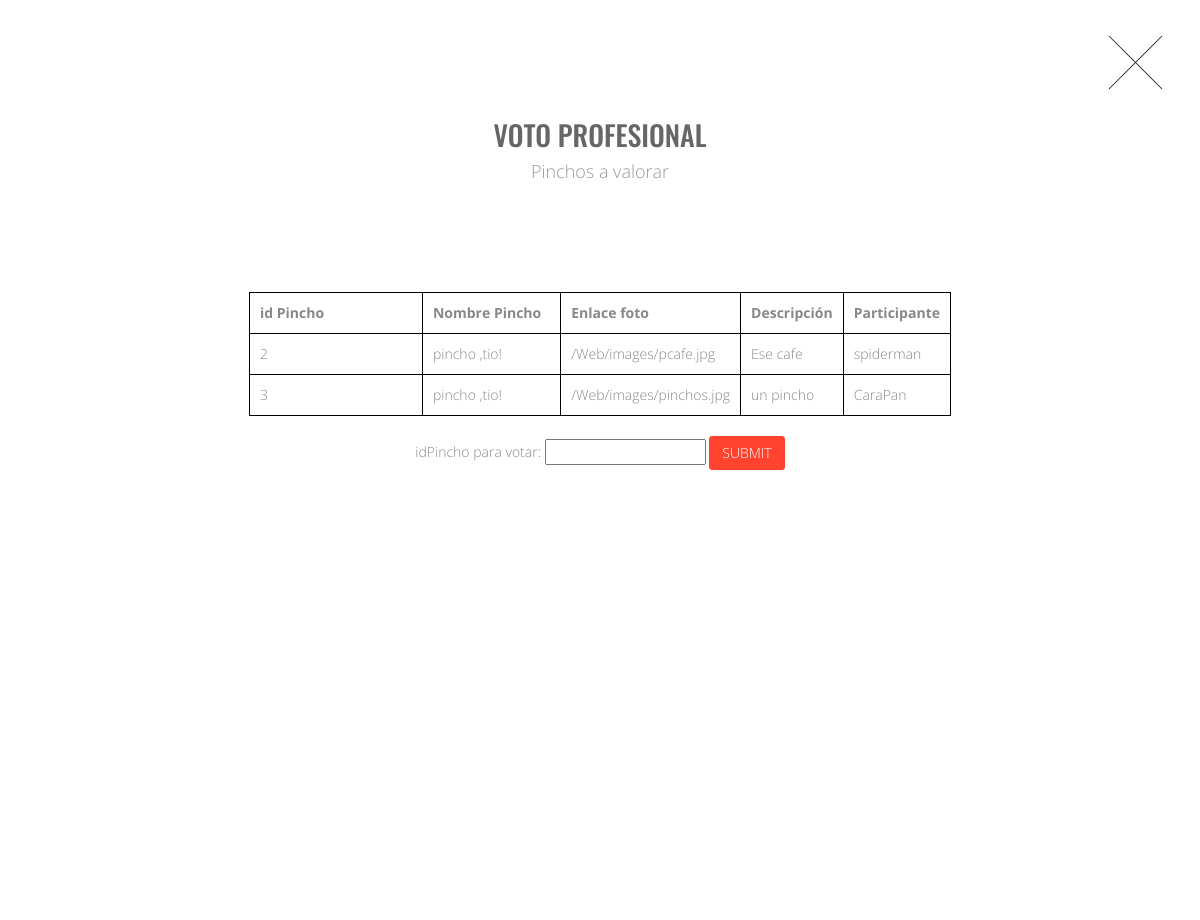
Screenshot of /view/votoPRO/votoProfesional.php (signed in) with the database file from the repository.
### tables this page shows
CREATE TABLE `pincho` (
  `idPincho` int(11) NOT NULL,
  `precioPIN` varchar(45) DEFAULT NULL,
  `fotoPIN` varchar(45) DEFAULT NULL,
  `descripcionPIN` varchar(45) DEFAULT NULL,
  `nombrePIN` varchar(45) DEFAULT NULL,
  `ingredientesPIN` varchar(45) DEFAULT NULL,
  `Participante_TablaUsuarios_login` varchar(30) NOT NULL,
  `votoPOP` int(11) DEFAULT NULL,
  `finalista` int(1) DEFAULT NULL,
  `estadoPIN` tinyint(1) NOT NULL
);

### controller/controlPRO.php (called while the page is built, shortened)
<?php
	require_once("../../model/jpro.php");
	$nombreP = $_SESSION["name"];
	$c = new Profesional();
	$c->muestraEliminatorioPrincipio($nombreP);
?>

### model/jpro.php (the view, shortened to what this page needs)
<?php
class Profesional{
  public function muestraEliminatorioPrincipio($nombreP){
      $sql = "SELECT B.idPincho, B.nombrePIN, B.fotoPIN, B.descripcionPIN, B.Participante_TablaUsuarios_login
      FROM pincho_has_juradoprofesional A, pincho B
      WHERE A.JuradoProfesional_TablaUsuarios_login='$nombreP' AND  A.Pincho_idPincho=B.idPincho";
      $result = mysql_query ($sql)or die('No funciona'.mysql_error());
      while ($row = mysql_fetch_row($result)){
         echo '<tr><td>'.$row[0].'</td><td>'.$row[1].'</td><td>'.$row[2].'</td><td>'.$row[3].'</td><td>'.$row[4].'</td></tr>';
       }
  }
}
 ?>

### css/style.css (style rules this page uses)
body { background: url(../images/fondo1.svg) no-repeat; background-attachment: fixed; background-size: cover; background-position: 50% 50%; font-family: 'Open Sans', sans-serif; }
table, th, td { border: 1px solid black; border-collapse: collapse; width: 60%; }
th, td { padding: 10px; }

### rows the page displays
pincho: idPincho "2", nombrePIN "pincho ,tio!", fotoPIN "/Web/images/pcafe.jpg", descripcionPIN "Ese cafe", Participante_TablaUsuarios_login "spiderman"
pincho: idPincho "3", nombrePIN "pincho ,tio!", fotoPIN "/Web/images/pinchos.jpg", descripcionPIN "un pincho", Participante_TablaUsuarios_login "CaraPan"
